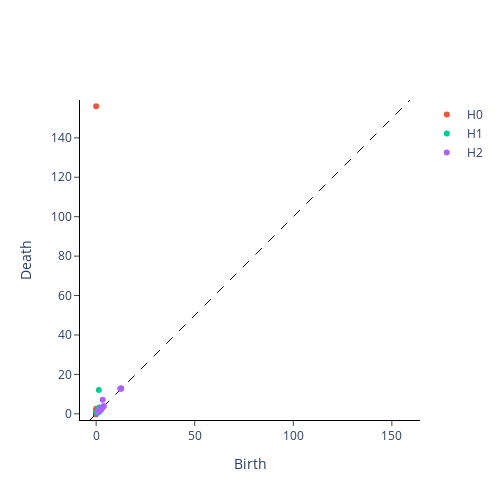

Source (notebook cell):
### Code cell
plot_diagram(compute_persistance([sphere_and_circle])[0])

### Figure 1 — Plotly figure (JSON) as saved in the notebook; plotly's stock layout.template omitted (floating-point values rounded to 4 significant figures; data arrays with more than 128 entries replaced by an {"elided": "..."} marker saying what was removed)
{"data": [{"hoverinfo": "none", "line": {"color": "black", "dash": "dash", "width": 1}, "mode": "lines", "showlegend": false, "type": "scatter", "x": [-3.121, 159.2], "y": [-3.121, 159.2]}, {"hoverinfo": "text", "hovertext": {"elided": "799 str values"}, "mode": "markers", "name": "H0", "type": "scatter", "x": {"elided": "799 int values"}, "y": {"elided": "799 float values"}}, {"hoverinfo": "text", "hovertext": {"elided": "249 str values"}, "mode": "markers", "name": "H1", "type": "scatter", "x": {"elided": "249 float values"}, "y": {"elided": "249 float values"}}, {"hoverinfo": "text", "hovertext": ["(12.7031888961792, 12.806795120239258)", "(12.674873352050781, 12.79916000366211)", "(12.209304809570312, 12.68241024017334)", "(3.8391401767730713, 3.85038423538208)", "(3.6554808616638184, 3.824528455734253)", "(3.3060686588287354, 7.137258052825928)", "(3.086272716522217, 3.14750599861145)", "(2.970133066177368, 3.0673959255218506)", "(2.8229682445526123, 2.8245677947998047)", "(2.80448317527771, 2.8441195487976074)", "(2.725208282470703, 2.8576815128326416)", "(2.5543699264526367, 2.6810014247894287)", "(2.5190298557281494, 2.523746967315674)", "(2.4841437339782715, 2.487245798110962)", "(2.477907180786133, 2.525249719619751)", "(2.43399715423584, 2.603466272354126)", "(2.3963587284088135, 2.418224573135376)", "(1.2478045225143433, 1.3643978834152222)", "(1.237722396850586, 1.3252637386322021)", "(0.820877194404602, 0.8331894874572754)"], "mode": "markers", "name": "H2", "type": "scatter", "x": [12.7, 12.67, 12.21, 3.839, 3.655, 3.306, 3.086, 2.97, 2.823, 2.804, 2.725, 2.554, 2.519, 2.484, 2.478, 2.434, 2.396, 1.248, 1.238, 0.8209], "y": [12.81, 12.8, 12.68, 3.85, 3.825, 7.137, 3.148, 3.067, 2.825, 2.844, 2.858, 2.681, 2.524, 2.487, 2.525, 2.603, 2.418, 1.364, 1.325, 0.8332]}], "layout": {"height": 500, "plot_bgcolor": "white", "width": 500, "xaxis": {"autorange": false, "exponentformat": "e", "linecolor": "black", "linewidth": 1, "mirror": false, "range": [-3.121, 159.2], "showexponent": "all", "showline": true, "side": "bottom", "ticks": "outside", "title": {"text": "Birth"}, "type": "linear", "zeroline": true}, "yaxis": {"autorange": false, "exponentformat": "e", "linecolor": "black", "linewidth": 1, "mirror": false, "range": [-3.121, 159.2], "scaleanchor": "x", "scaleratio": 1, "showexponent": "all", "showline": true, "side": "left", "ticks": "outside", "title": {"text": "Death"}, "type": "linear", "zeroline": true}}}
